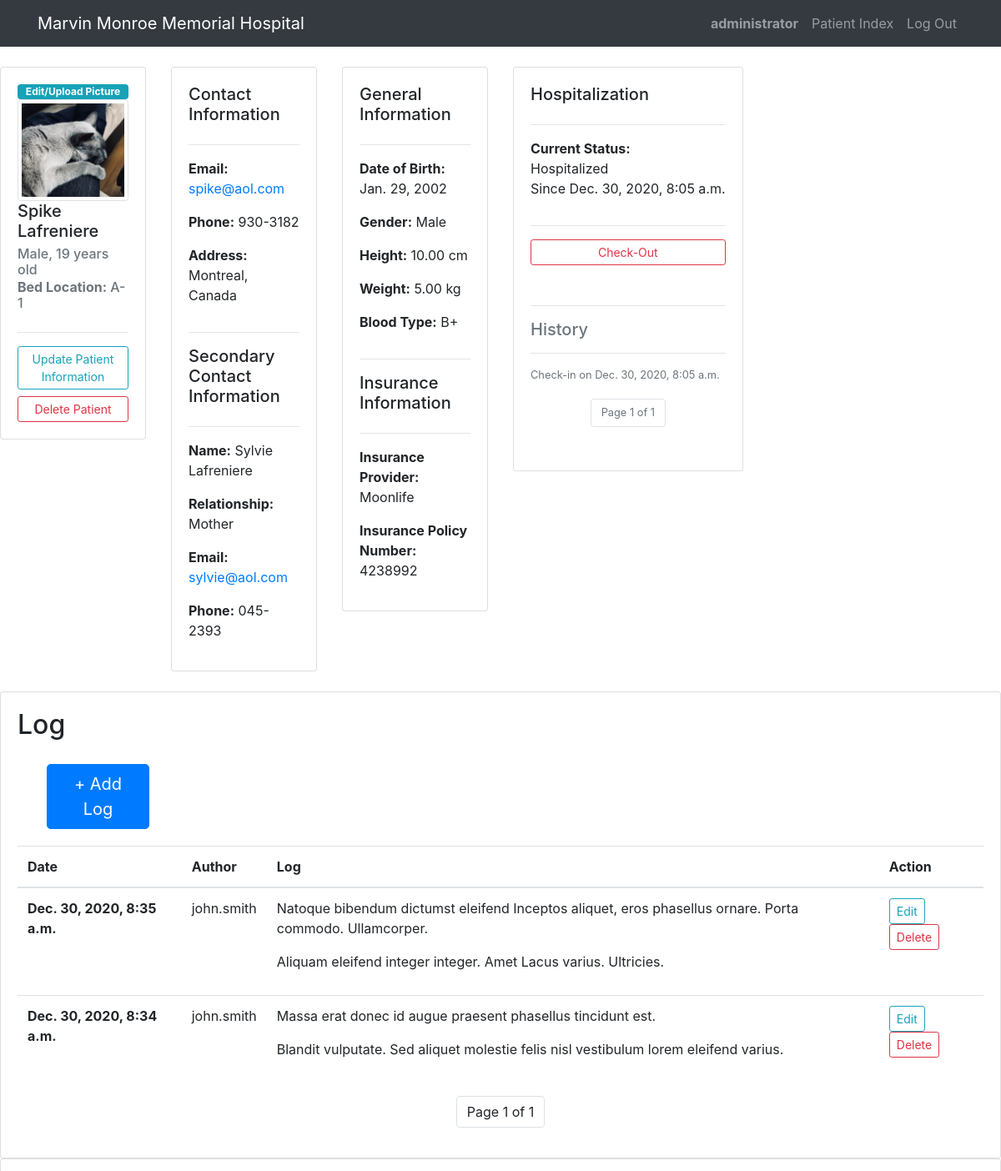
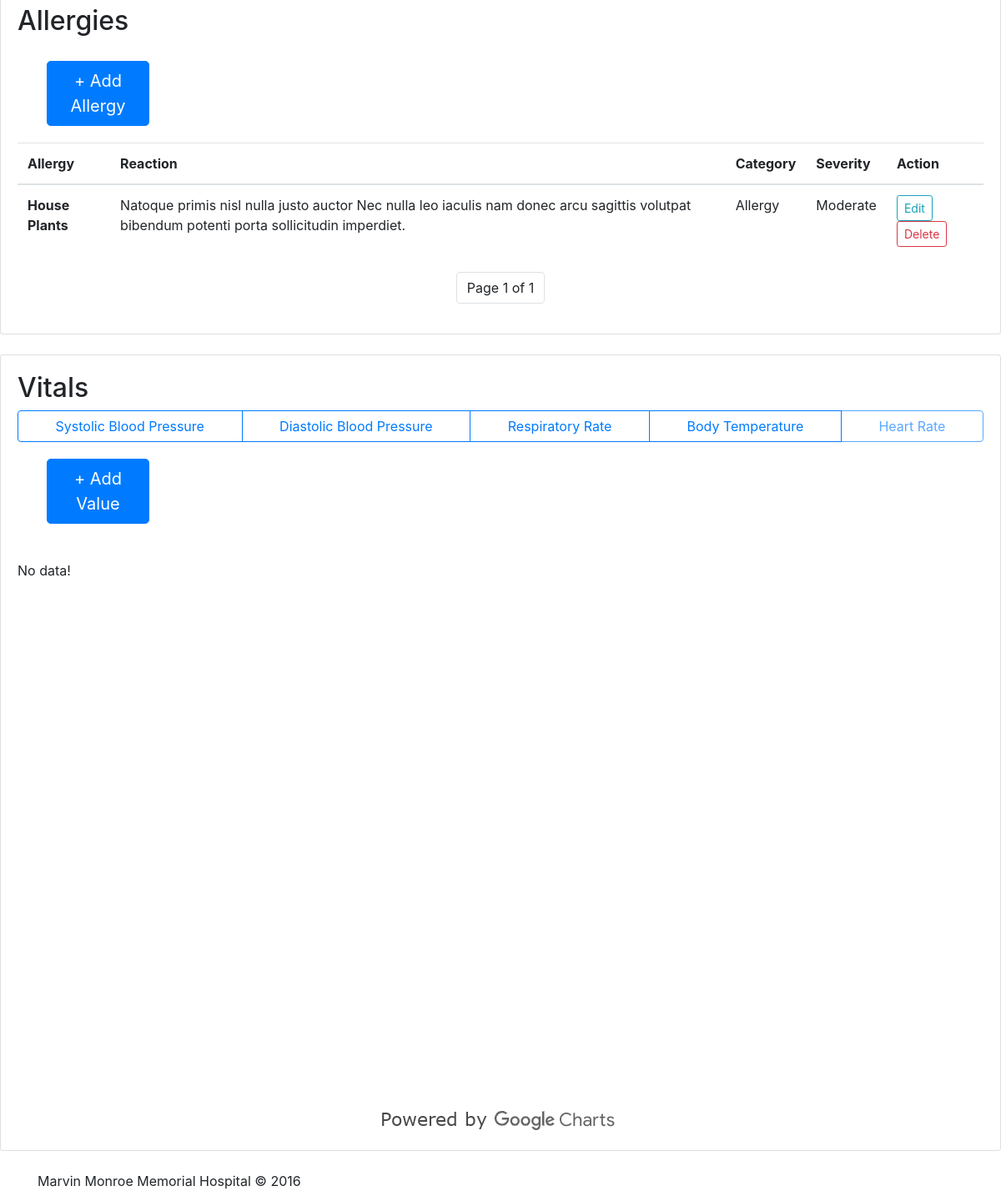
The page /patient/3 (signed in) on the database its author committed (2 pictures, top to bottom).
### hms/models.py (models this page shows, shortened)
class User(AbstractUser):
    pass

class Patient(models.Model):
    GENDER_CHOICES = [
        ('M', 'Male'),
        ('F', 'Female'),
        ('O', 'Other')
    ]
    BLOOD_TYPES = [
        ('APOS', 'A+'),
        ('ANEG', 'A-'),
        ('BPOS', 'B+'),
        ('BNEG', 'B-'),
        ('OPOS', 'O+'),
        ('ONEG', 'O-'),
        ('ABPOS', 'AB+'),
        ('ABNEG', 'AB-'),
        ('UNKNOWN', 'Unknown')
    ]
    first_name = models.CharField(max_length=200, blank=True, default='N/A')
    last_name = models.CharField(max_length=200, blank=True, default='N/A')
    gender = models.CharField(max_length=100, null=True, blank=True, default='Other', choices=GENDER_CHOICES)
    address = models.CharField(max_length=400, blank=True, default='N/A')
    birth_date = models.DateField(null=True, blank=True, default='N/A')
    phone = models.CharField(max_length=200, blank=True, default='N/A')
    email = models.CharField(max_length=200, blank=True, default='N/A')
    avatar = models.ImageField(null=True, blank=True)
    height_cm = models.DecimalField(default="0.00", decimal_places=2, max_digits=5, blank=True, null=True)
    weight_kg = models.DecimalField(default="0.00", decimal_places=2, max_digits=50, blank=True, null=True)
    blood_type = models.CharField(max_length=100, null=True, default="Unknown", choices=BLOOD_TYPES)
    contact_name = models.CharField(max_length=200, blank=True, default='N/A')
    contact_relationship = models.CharField(max_length=200, blank=True, default='N/A')
    contact_phone = models.CharField(max_length=200, blank=True, default='N/A')
    contact_email = models.CharField(max_length=200, blank=True, default='N/A')
    insurance_policy_provider = models.CharField(max_length=200, blank=True, default='N/A')
    insurance_policy_number = models.CharField(max_length=200, blank=True, default='N/A')
    bed_location = models.CharField(max_length=200, blank=True, default='N/A')
    timestamp = models.DateTimeField(auto_now_add=True)
    def age(self):
        if not self.birth_date:
            return 0
        else:
            return (datetime.date.today().year - self.birth_date.year)
    def gender_full(self):
        return self.get_gender_display()
    def blood_type_full(self):
        return self.get_blood_type_display()

class Hospitalization(models.Model):
    STATUS_CHOICES = [
        ('CHECKIN', 'Check-in'),
        ('CHECKOUT', 'Check-out')
    ]
    patient = models.ForeignKey(Patient, on_delete=models.CASCADE, related_name="hospitalization_patient", null=True)
    nurse = models.ForeignKey(User, on_delete=models.CASCADE, related_name="hospitalization_nurse", null=True)
    status = models.CharField(max_length=100, null=True, choices=STATUS_CHOICES)
    timestamp = models.DateTimeField(auto_now_add=True)

class Log(models.Model):
    patient = models.ForeignKey(Patient, on_delete=models.CASCADE, related_name="log_patient", null=True)
    nurse = models.ForeignKey(User, on_delete=models.CASCADE, related_name="log_nurse", null=True)
    note = models.TextField(blank=True)
    timestamp = models.DateTimeField(auto_now_add=True)

class Allergy(models.Model):
    CATEGORY_CHOICES = [
        ('SFX', 'Side Effect'),
        ('ALGY', 'Allergy')
    ]
    SEVERITY_CHOICES = [
        ('MILD', 'Mild'),
        ('MODERATE', 'Moderate'),
        ('SEVERE', 'Severe')
    ]
    patient = models.ForeignKey(Patient, on_delete=models.CASCADE, related_name="allergy_patient", null=True)
    nurse = models.ForeignKey(User, on_delete=models.CASCADE, related_name="allergy_nurse", null=True)
    allergy = models.CharField(max_length=200, blank=True)
    reaction = models.TextField(blank=True)
    category = models.CharField(max_length=100, null=True, choices=CATEGORY_CHOICES)
    severity = models.CharField(max_length=100, null=True, choices=SEVERITY_CHOICES)
    timestamp = models.DateTimeField(auto_now_add=True)
    def display_category(self):
        return self.get_category_display()
    def display_severity(self):
        return self.get_severity_display()

### hms/views.py (the view)
# urls.py: path("patient/<str:pk>", views.patient, name="patient"),
@login_required(login_url='login') # From https://docs.djangoproject.com/en/dev/ref/settings/#login-redirect-url
def patient(request, pk):
    patient = Patient.objects.get(id=pk)
    allergies = Allergy.objects.filter(patient=patient).order_by('allergy').all()
    logs = Log.objects.filter(patient=patient).order_by('-timestamp').all()
    statuses = Hospitalization.objects.filter(patient=patient).order_by('-timestamp').all()
    if (len(statuses) > 0 and statuses[0].status == 'Check-in'):
        status = statuses[0]
    else:
        status = "Released"
    his_paginator = Paginator(statuses, 3) # Show 3 elements per page.
    his_page_number = request.GET.get('page_his')
    his_page_obj = his_paginator.get_page(his_page_number)
    logs_paginator = Paginator(logs, 5) # Show 5 logs per page.
    logs_page_number = request.GET.get('page_log')
    logs_page_obj = logs_paginator.get_page(logs_page_number)
    allergies_paginator = Paginator(allergies, 10) # Show 10 allergies per page.
    allergies_page_number = request.GET.get('page_all')
    allergies_page_obj = allergies_paginator.get_page(allergies_page_number)
    context = {"patient": patient, "status": status, "statuses": his_page_obj, "logs": logs_page_obj, "NewLogForm": NewLogForm, "allergies": allergies_page_obj, "NewAllergyForm": NewAllergyForm}
    return render(request, "hms/profile.html", context)

### hms/templates/hms/profile.html (shortened to what this page needs)
{% extends "hms/layout.html" %}
{% load static %}
{% block body %}
<br>
<div class="row justify-content-md-left">
	<div class="col col-lg-2">
		<div class="card card-body">
			<a href="{% url 'editpicture' patient.id %}" class="badge badge-info">Edit/Upload Picture</a>
			{% if patient.avatar %}
				<a href="{{ patient.avatar.url }}"><img src="{{ patient.avatar.url }}" class="img-thumbnail"></a>
			{% endif %}
			<h5 class="card-title">{{ patient.first_name }} {{ patient.last_name }}</h5>
			<h6 class="card-subtitle mb-2 text-muted">{{ patient.gender_full }}, {{ patient.age }} years old</h6>
			<h6 class="card-subtitle mb-2 text-muted"><b>Bed Location:</b> {{ patient.bed_location }}</h6>
			<hr>
			<a class="btn btn-outline-info btn-sm btn-block" href="{% url 'editpatient' patient.id %}">Update Patient Information</a>
			<a class="btn btn-outline-danger btn-sm btn-block" href="{% url 'deletepatient' patient.id %}">Delete Patient</a>
		</div>
	</div>
	<div class="col col-lg-2">
		<div class="card card-body">
			<h5>Contact Information</h5>
			<hr>
			<p><b>Email:</b> <a href="mailto:{{ patient.email }}">{{ patient.email }}</a></p>
			<p><b>Phone:</b> {{ patient.phone }}</p>
			<p><b>Address:</b> {{ patient.address }}</p>
			<hr>
			<h5>Secondary Contact Information</h5>
			<hr>
			<p><b>Name:</b> {{ patient.contact_name }}</p>
			<p><b>Relationship:</b> {{ patient.contact_relationship }}</p>
			<p><b>Email:</b> <a href="mailto:{{ patient.contact_email }}">{{ patient.contact_email }}</a></p>
			<p><b>Phone:</b> {{ patient.contact_phone }}</p>
		</div>
	</div>
	<div class="col col-lg-2">
		<div class="card card-body">
			<h5>General Information</h5>
			<hr>
			<p><b>Date of Birth:</b> {{ patient.birth_date }}</p>
			<p><b>Gender:</b> {{ patient.gender_full }}</p>
			<p><b>Height:</b> {{ patient.height_cm }} cm</p>
			<p><b>Weight:</b> {{ patient.weight_kg }} kg</p>
			<p><b>Blood Type:</b> {{ patient.blood_type_full }}</p>
			<hr>
			<h5>Insurance Information</h5>
			<hr>
			<p><b>Insurance Provider:</b> {{ patient.insurance_policy_provider }}</p>
			<p><b>Insurance Policy Number:</b> {{ patient.insurance_policy_number }}</p>
		</div>
	</div>
	<div class="col-md-auto">
		<div class="card card-body">
			<h5>Hospitalization</h5>
			<hr>
			<p>
				<b>Current Status:</b>
				{% if status != "Released" %}
					<br>Hospitalized<br>Since {{ status.timestamp }}
					<hr>
					<a href="{% url 'checkinout' patient.id %}" class="btn btn-outline-danger btn-sm">Check-Out</a>
				{% else %}
					<br>Released
					<hr>
					<a href="{% url 'checkinout' patient.id %}" class="btn btn-outline-info btn-sm">Check-In</a>
      			{% endif %}
      		</p>
      		<p class="card-text">
      			<small class="text-muted">
					<hr>
      				<h5>History</h5>
					<hr>
					{% for status in statuses  %}
						{{ status.status }} on {{ status.timestamp}} <br>
					{% endfor %}
        			<br>
					<nav>
						<ul class="pagination justify-content-center">
    						<li class="page-item"><a class="page-link">Page {{ statuses.number }} of {{ statuses.paginator.num_pages }}</a></li>
    					</ul>
					</nav>
				</small>
			</p>
		</div>
	</div>
</div>
<br>
<div class="row">
	<div class="col">
		<div class="card card-body">
      		<h2>Log</h2>
      		<div class="col col-lg-2">
      			<div class="card card-body border-0">
					<button type="button" class="btn btn-primary btn-lg" id="add-log">+ Add Log</button>
      			</div>
      		</div>
			<div>
      		{% if logs %}
        		<table class="table">
          			<thead>
            			<tr>
              				<th scope="col">Date</th>
              				<th scope="col">Author</th>
              				<th scope="col">Log</th>
              				<th scope="col">Action</th>
            			</tr>
          			</thead>
          			<tbody>
            			{% for log in logs %}
            				<tr>
              					<th scope="row" id="date-{{ log.id }}">{{ log.timestamp }}</th>
              					<td id="author-{{ log.id }}">{{ log.nurse }}</td>
              					<td id="log-{{ log.id }}">{{ log.note|linebreaks }}</td>
              					<td id="action-{{ log.id }}">
              						<a href="{% url 'editlog' log.id %}" class="btn btn-outline-info btn-sm">Edit</a>
              						<a href="{% url 'deletelog' log.id %}" class="btn btn-outline-danger btn-sm">Delete</a>
              					</td>
            				</tr>
            			{% endfor %}
          			</tbody>
        		</table>
				<nav>
					<ul class="pagination justify-content-center">
    					<li class="page-item"><a class="page-link">Page {{ logs.number }} of {{ logs.paginator.num_pages }}</a></li>
    				</ul>
				</nav>
      		{% else %}
        		<p>No logs recorded!</p>
      		{% endif %}
      		</div>
		</div>
	</div>
</div>
<div class="row">
	<div class="col">
		<div class="card card-body">
      		<h2>Allergies</h2>
      		<div class="col col-lg-2">
      			<div class="card card-body border-0">
					<button type="button" class="btn btn-primary btn-lg" id="add-allergy">+ Add Allergy</button>
      			</div>
      		</div>
			<div>
      		{% if allergies %}
        		<table class="table">
          			<thead>
            			<tr>
              				<th scope="col">Allergy</th>
              				<th scope="col">Reaction</th>
              				<th scope="col">Category</th>
              				<th scope="col">Severity</th>
              				<th scope="col">Action</th>
            			</tr>
          			</thead>
          			<tbody>
            			{% for allergy in allergies %}
            				<tr>
              					<th scope="row" id="allergy-{{ allergy.id }}">{{ allergy.allergy }}</th>
              					<td id="reaction-{{ allergy.id }}">{{ allergy.reaction|linebreaks }}</td>
              					<td id="catgeory-{{ allergy.id }}">{{ allergy.display_category }}</td>
              					<td id="severity-{{ allergy.id }}">{{ allergy.display_severity }}</td>
              					<td id="action-{{ allergy.id }}">
              						<a href="{% url 'editallergy' allergy.id %}" class="btn btn-outline-info btn-sm">Edit</a>
              						<a href="{% url 'deleteallergy' allergy.id %}" class="btn btn-outline-danger btn-sm">Delete</a>
              					</td>
            				</tr>
            			{% endfor %}
          			</tbody>
        		</table>
				<nav>
					<ul class="pagination justify-content-center">
    					<li class="page-item"><a class="page-link">Page {{ allergies.number }} of {{ allergies.paginator.num_pages }}</a></li>
    				</ul>
				</nav>
      		{% else %}
        		<p>No allergies recorded!</p>
      		{% endif %}
      		</div>
		</div>
	</div>
</div>
<br>
<div class="row">
	<div class="col-md">
		<div class="card card-body">
			<h2>Vitals</h2>
			<div class="btn-group">
				<button class="btn btn-outline-primary" id="SYS_BP">Systolic Blood Pressure</button>
				<button class="btn btn-outline-primary" id="DIA_BP">Diastolic Blood Pressure</button>
    			<button class="btn btn-outline-primary" id="RR">Respiratory Rate</button>
    			<button class="btn btn-outline-primary" id="BT">Body Temperature</button>
    			<button class="btn btn-outline-primary" id="HR">Heart Rate</button>
    		</div>
			<div class="col col-lg-2">
				<div class="card card-body border-0">
					<button type="button" class="btn btn-primary btn-lg" id="add-vital">+ Add Value</button>
					<br>
				</div>
			</div>
			<div class="embed-responsive embed-responsive-16by9">
				<div id="curve_chart" class="embed-responsive-item"></div>
   			</div>
   			<div class="d-flex justify-content-center"><img src="{% static 'gol_footer.png' %}"></img></div>
		</div>
	</div>
</div>
{% endblock %}

### hms/templates/hms/layout.html (shortened to what this page needs)
{% load static %}
<!DOCTYPE html>
<html>
<head>
    <link rel="stylesheet" href="https://stackpath.bootstrapcdn.com/bootstrap/4.3.1/css/bootstrap.min.css">
    <link rel="stylesheet" href="{% static 'styles.css' %}">
</head>
<body>
    <nav class="navbar navbar-dark navbar-expand-sm bg-dark">
        <div class="container">
            <a class="navbar-brand" href="{% url 'index' %}">Marvin Monroe Memorial Hospital</a>
            <div class="collapse navbar-collapse">
                <ul class="nav navbar-nav ml-auto">
                    {% if user.is_authenticated %}
                        <li class="nav-item">
                            <a class="nav-link" href=""><strong>{{ user.username }}</strong></a>
                        </li>
                    {% endif %}
                    {% if user.is_authenticated %}
                        <li class="nav-item">
                            <a class="nav-link" href="{% url 'patientindex' %}">Patient Index</a>
                        </li>
                        <li class="nav-item">
                            <a class="nav-link" href="{% url 'logout' %}">Log Out</a>
                        </li>
                    {% endif %}
                </ul>
            </div>
        </div>
    </nav>
    <div class="body">
        {% block body %}
        {% endblock %}
    </div>
    <br>
    <footer class="site-footer">
        <div class="row">
            <div class="container">
                <span>Marvin Monroe Memorial Hospital © 2016</span>
            </div>
        </div>
    </footer>
</body>
</html>

### rows shown on the page
User: username "administrator"
Patient: avatar (picture), first_name "Spike", last_name "Lafreniere", gender_full "Male", age "19", bed_location "A-1", email "spike@aol.com", phone "930-3182", address "Montreal, Canada", contact_name "Sylvie Lafreniere", contact_relationship "Mother", contact_email "sylvie@aol.com", contact_phone "045-2393", birth_date "Jan. 29, 2002", height_cm "10.00", weight_kg "5.00", blood_type_full "B+", insurance_policy_provider "Moonlife", insurance_policy_number "4238992"
Hospitalization: timestamp "Dec. 30, 2020, 8:05 a.m.", status "Check-in"
Log: timestamp "Dec. 30, 2020, 8:35 a.m.", nurse "john.smith", note "Natoque bibendum dictumst eleifend Inceptos aliquet, eros phasellus ornare. Porta commodo. Ullamcorper. Aliquam eleifend integer integer. Amet Lacus varius. Ultricies."
Log: timestamp "Dec. 30, 2020, 8:34 a.m.", nurse "john.smith", note "Massa erat donec id augue praesent phasellus tincidunt est. Blandit vulputate. Sed aliquet molestie felis nisl vestibulum lorem eleifend varius."
Allergy: allergy "House Plants", reaction "Natoque primis nisl nulla justo auctor Nec nulla leo iaculis nam donec arcu sagittis volutpat bibendum potenti porta sollicitudin imperdiet.", display_category "Allergy", display_severity "Moderate"

### other values the page prints
{{ statuses.number }} "1"
{{ statuses.paginator.num_pages }} "1"
{{ logs.number }} "1"
{{ logs.paginator.num_pages }} "1"
{{ allergies.number }} "1"
{{ allergies.paginator.num_pages }} "1"
